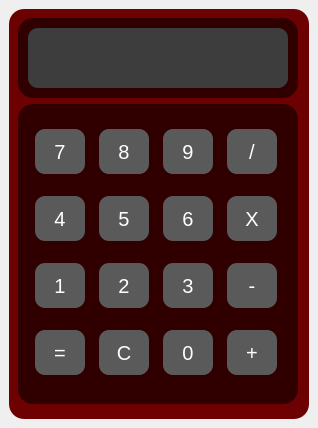
<?xml version="1.0" encoding="UTF-8"?>
<ui version="4.0">
 <class>MainWindow</class>
 <widget class="QMainWindow" name="MainWindow">
  <property name="geometry">
   <rect>
    <x>0</x>
    <y>0</y>
    <width>318</width>
    <height>428</height>
   </rect>
  </property>
  <property name="windowTitle">
   <string>MainWindow</string>
  </property>
  <widget class="QWidget" name="centralwidget">
   <layout class="QGridLayout" name="gridLayout_2">
    <item row="0" column="0">
     <widget class="QFrame" name="frame">
      <property name="minimumSize">
       <size>
        <width>300</width>
        <height>410</height>
       </size>
      </property>
      <property name="maximumSize">
       <size>
        <width>300</width>
        <height>410</height>
       </size>
      </property>
      <property name="styleSheet">
       <string notr="true">QFrame{
background-color: rgb(109, 0, 0);
border-radius: 15px;
}</string>
      </property>
      <property name="frameShape">
       <enum>QFrame::StyledPanel</enum>
      </property>
      <property name="frameShadow">
       <enum>QFrame::Raised</enum>
      </property>
      <layout class="QVBoxLayout" name="verticalLayout">
       <item>
        <widget class="QFrame" name="frame_2">
         <property name="minimumSize">
          <size>
           <width>280</width>
           <height>80</height>
          </size>
         </property>
         <property name="maximumSize">
          <size>
           <width>280</width>
           <height>80</height>
          </size>
         </property>
         <property name="styleSheet">
          <string notr="true">QFrame{
background-color: rgb(48, 0, 0);
}</string>
         </property>
         <property name="frameShape">
          <enum>QFrame::StyledPanel</enum>
         </property>
         <property name="frameShadow">
          <enum>QFrame::Raised</enum>
         </property>
         <widget class="QLineEdit" name="mostrar">
          <property name="geometry">
           <rect>
            <x>10</x>
            <y>10</y>
            <width>260</width>
            <height>60</height>
           </rect>
          </property>
          <property name="minimumSize">
           <size>
            <width>260</width>
            <height>60</height>
           </size>
          </property>
          <property name="maximumSize">
           <size>
            <width>260</width>
            <height>60</height>
           </size>
          </property>
          <property name="styleSheet">
           <string notr="true">QLineEdit{
background-color: rgb(61, 61, 61);
border-radius: 10px;
font: 15pt;
color: white; 
}
</string>
          </property>
         </widget>
        </widget>
       </item>
       <item>
        <widget class="QFrame" name="frame_3">
         <property name="minimumSize">
          <size>
           <width>280</width>
           <height>300</height>
          </size>
         </property>
         <property name="maximumSize">
          <size>
           <width>280</width>
           <height>300</height>
          </size>
         </property>
         <property name="styleSheet">
          <string notr="true">QFrame{
background-color: rgb(48, 0, 0);
}
QPushButton{
font: 15pt;
background-color: rgb(90, 90, 90);
border-radius: 10px;
color: white;
}</string>
         </property>
         <property name="frameShape">
          <enum>QFrame::StyledPanel</enum>
         </property>
         <property name="frameShadow">
          <enum>QFrame::Raised</enum>
         </property>
         <layout class="QGridLayout" name="gridLayout">
          <item row="1" column="1">
           <widget class="QPushButton" name="cinco">
            <property name="minimumSize">
             <size>
              <width>50</width>
              <height>45</height>
             </size>
            </property>
            <property name="maximumSize">
             <size>
              <width>50</width>
              <height>45</height>
             </size>
            </property>
            <property name="text">
             <string>5</string>
            </property>
           </widget>
          </item>
          <item row="2" column="2">
           <widget class="QPushButton" name="tres">
            <property name="minimumSize">
             <size>
              <width>50</width>
              <height>45</height>
             </size>
            </property>
            <property name="maximumSize">
             <size>
              <width>50</width>
              <height>45</height>
             </size>
            </property>
            <property name="text">
             <string>3</string>
            </property>
           </widget>
          </item>
          <item row="1" column="3">
           <widget class="QPushButton" name="multiplicar">
            <property name="minimumSize">
             <size>
              <width>50</width>
              <height>45</height>
             </size>
            </property>
            <property name="maximumSize">
             <size>
              <width>50</width>
              <height>45</height>
             </size>
            </property>
            <property name="text">
             <string>X</string>
            </property>
           </widget>
          </item>
          <item row="3" column="0">
           <widget class="QPushButton" name="resultado">
            <property name="minimumSize">
             <size>
              <width>50</width>
              <height>45</height>
             </size>
            </property>
            <property name="maximumSize">
             <size>
              <width>50</width>
              <height>45</height>
             </size>
            </property>
            <property name="text">
             <string>=</string>
            </property>
           </widget>
          </item>
          <item row="3" column="1">
           <widget class="QPushButton" name="vaciar">
            <property name="minimumSize">
             <size>
              <width>50</width>
              <height>45</height>
             </size>
            </property>
            <property name="maximumSize">
             <size>
              <width>50</width>
              <height>45</height>
             </size>
            </property>
            <property name="text">
             <string>C</string>
            </property>
           </widget>
          </item>
          <item row="1" column="0">
           <widget class="QPushButton" name="cuatro">
            <property name="minimumSize">
             <size>
              <width>50</width>
              <height>45</height>
             </size>
            </property>
            <property name="maximumSize">
             <size>
              <width>50</width>
              <height>45</height>
             </size>
            </property>
            <property name="text">
             <string>4</string>
            </property>
           </widget>
          </item>
          <item row="2" column="3">
           <widget class="QPushButton" name="restar">
            <property name="minimumSize">
             <size>
              <width>50</width>
              <height>45</height>
             </size>
            </property>
            <property name="maximumSize">
             <size>
              <width>50</width>
              <height>45</height>
             </size>
            </property>
            <property name="text">
             <string>-</string>
            </property>
           </widget>
          </item>
          <item row="0" column="1">
           <widget class="QPushButton" name="ocho">
            <property name="minimumSize">
             <size>
              <width>50</width>
              <height>45</height>
             </size>
            </property>
            <property name="maximumSize">
             <size>
              <width>50</width>
              <height>45</height>
             </size>
            </property>
            <property name="text">
             <string>8</string>
            </property>
           </widget>
          </item>
          <item row="0" column="3">
           <widget class="QPushButton" name="dividir">
            <property name="minimumSize">
             <size>
              <width>50</width>
              <height>45</height>
             </size>
            </property>
            <property name="maximumSize">
             <size>
              <width>50</width>
              <height>45</height>
             </size>
            </property>
            <property name="text">
             <string>/</string>
            </property>
           </widget>
          </item>
          <item row="2" column="0">
           <widget class="QPushButton" name="uno">
            <property name="minimumSize">
             <size>
              <width>50</width>
              <height>45</height>
             </size>
            </property>
            <property name="maximumSize">
             <size>
              <width>50</width>
              <height>45</height>
             </size>
            </property>
            <property name="text">
             <string>1</string>
            </property>
           </widget>
          </item>
          <item row="3" column="2">
           <widget class="QPushButton" name="cero">
            <property name="minimumSize">
             <size>
              <width>50</width>
              <height>45</height>
             </size>
            </property>
            <property name="maximumSize">
             <size>
              <width>50</width>
              <height>45</height>
             </size>
            </property>
            <property name="text">
             <string>0</string>
            </property>
           </widget>
          </item>
          <item row="0" column="2">
           <widget class="QPushButton" name="nueve">
            <property name="minimumSize">
             <size>
              <width>50</width>
              <height>45</height>
             </size>
            </property>
            <property name="maximumSize">
             <size>
              <width>50</width>
              <height>45</height>
             </size>
            </property>
            <property name="text">
             <string>9</string>
            </property>
           </widget>
          </item>
          <item row="2" column="1">
           <widget class="QPushButton" name="dos">
            <property name="minimumSize">
             <size>
              <width>50</width>
              <height>45</height>
             </size>
            </property>
            <property name="maximumSize">
             <size>
              <width>50</width>
              <height>45</height>
             </size>
            </property>
            <property name="text">
             <string>2</string>
            </property>
           </widget>
          </item>
          <item row="0" column="0">
           <widget class="QPushButton" name="siete">
            <property name="minimumSize">
             <size>
              <width>50</width>
              <height>45</height>
             </size>
            </property>
            <property name="maximumSize">
             <size>
              <width>50</width>
              <height>45</height>
             </size>
            </property>
            <property name="text">
             <string>7</string>
            </property>
           </widget>
          </item>
          <item row="1" column="2">
           <widget class="QPushButton" name="seis">
            <property name="minimumSize">
             <size>
              <width>50</width>
              <height>45</height>
             </size>
            </property>
            <property name="maximumSize">
             <size>
              <width>50</width>
              <height>45</height>
             </size>
            </property>
            <property name="text">
             <string>6</string>
            </property>
           </widget>
          </item>
          <item row="3" column="3">
           <widget class="QPushButton" name="sumar">
            <property name="minimumSize">
             <size>
              <width>50</width>
              <height>45</height>
             </size>
            </property>
            <property name="maximumSize">
             <size>
              <width>50</width>
              <height>45</height>
             </size>
            </property>
            <property name="text">
             <string>+</string>
            </property>
           </widget>
          </item>
         </layout>
        </widget>
       </item>
       <item>
        <spacer name="verticalSpacer_2">
         <property name="orientation">
          <enum>Qt::Vertical</enum>
         </property>
         <property name="sizeHint" stdset="0">
          <size>
           <width>20</width>
           <height>303</height>
          </size>
         </property>
        </spacer>
       </item>
      </layout>
     </widget>
    </item>
   </layout>
  </widget>
 </widget>
 <resources/>
 <connections/>
</ui>
